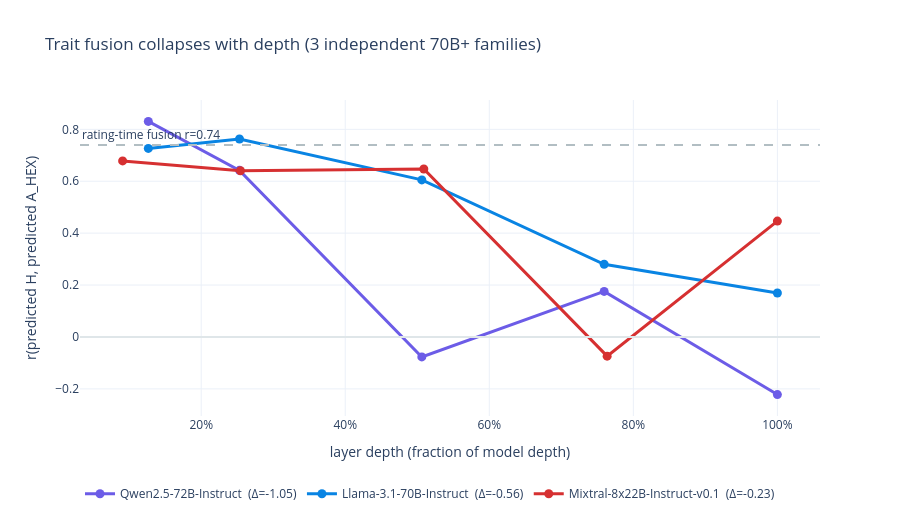

The notebook cell this image was saved under:
### Markdown cell above
## 1. The money shot: trait fusion vs layer depth

For each frontier (70B+) rater we plot the correlation between the probe's predicted H and predicted
A_HEX, `r(pred-H, pred-A_HEX)`, at each probed layer (normalized to depth fraction). The dashed line
is the **rating-time** fusion (~0.74), what the model outputs when you just ask it. If the model
were *measuring*, the trait subspace would stay separable through depth. Instead the correlation
starts high in early layers and **collapses (even flips negative) in the deep layers**: the deep
layers re-fusion H and A_HEX, the cache's representational fingerprint.

### Code cell
frontier = ['Qwen/Qwen2.5-72B-Instruct','meta-llama/Llama-3.1-70B-Instruct',
            'mistralai/Mixtral-8x22B-Instruct-v0.1']
fig = go.Figure()
for a in DATA['advanced']:
    if a['hf_id'] not in frontier: continue
    layers = [p['layer'] for p in a['per_layer']]
    maxL = max(layers) or 1
    xs = [l/maxL for l in layers]
    ys = [p['r_HA'] for p in a['per_layer']]
    d0, d1 = ys[0], ys[-1]
    fig.add_trace(go.Scatter(
        x=xs, y=ys, mode='lines+markers', name=f"{a['name']}  (Δ={d1-d0:+.2f})",
        line=dict(color=FAMILY_COLORS.get(a['family'],'#555'), width=3), marker=dict(size=9),
        customdata=layers,
        hovertemplate='%{fullData.name}<br>layer %{customdata} (depth %{x:.0%})<br>r(H,A_HEX)=%{y:+.3f}<extra></extra>'))
rt = DATA['substrate']['rating_time_r_HA']
fig.add_hline(y=rt, line_dash='dash', line_color='#b2bec3',
              annotation_text=f'rating-time fusion r={rt:.2f}', annotation_position='top left')
fig.add_hline(y=0, line_color='#dfe6e9')
fig.update_layout(template=TEMPLATE, height=520,
    title='Trait fusion collapses with depth (3 independent 70B+ families)',
    xaxis_title='layer depth (fraction of model depth)', yaxis_title='r(predicted H, predicted A_HEX)',
    legend=dict(orientation='h', y=-0.2), xaxis=dict(tickformat='.0%'))
fig.show()

### Figure 1 — Plotly figure (JSON) as saved in the notebook; plotly's stock layout.template omitted (floating-point values rounded to 4 significant figures)
{"data": [{"customdata": [10, 20, 40, 60, 79], "hovertemplate": "%{fullData.name}<br>layer %{customdata} (depth %{x:.0%})<br>r(H,A_HEX)=%{y:+.3f}<extra></extra>", "line": {"color": "#6C5CE7", "width": 3}, "marker": {"size": 9}, "mode": "lines+markers", "name": "Qwen2.5-72B-Instruct  (Δ=-1.05)", "type": "scatter", "x": [0.1266, 0.2532, 0.5063, 0.7595, 1.0], "y": [0.8304, 0.6419, -0.0769, 0.1755, -0.2219]}, {"customdata": [10, 20, 40, 60, 79], "hovertemplate": "%{fullData.name}<br>layer %{customdata} (depth %{x:.0%})<br>r(H,A_HEX)=%{y:+.3f}<extra></extra>", "line": {"color": "#0984E3", "width": 3}, "marker": {"size": 9}, "mode": "lines+markers", "name": "Llama-3.1-70B-Instruct  (Δ=-0.56)", "type": "scatter", "x": [0.1266, 0.2532, 0.5063, 0.7595, 1.0], "y": [0.7264, 0.7626, 0.6052, 0.2802, 0.1695]}, {"customdata": [5, 14, 28, 42, 55], "hovertemplate": "%{fullData.name}<br>layer %{customdata} (depth %{x:.0%})<br>r(H,A_HEX)=%{y:+.3f}<extra></extra>", "line": {"color": "#D63031", "width": 3}, "marker": {"size": 9}, "mode": "lines+markers", "name": "Mixtral-8x22B-Instruct-v0.1  (Δ=-0.23)", "type": "scatter", "x": [0.09091, 0.2545, 0.5091, 0.7636, 1.0], "y": [0.6782, 0.6402, 0.6472, -0.0738, 0.4465]}], "layout": {"annotations": [{"showarrow": false, "text": "rating-time fusion r=0.74", "x": 0, "xanchor": "left", "xref": "x domain", "y": 0.7392, "yanchor": "bottom", "yref": "y"}], "height": 520, "legend": {"orientation": "h", "y": -0.2}, "shapes": [{"line": {"color": "#b2bec3", "dash": "dash"}, "type": "line", "x0": 0, "x1": 1, "xref": "x domain", "y0": 0.7392, "y1": 0.7392, "yref": "y"}, {"line": {"color": "#dfe6e9"}, "type": "line", "x0": 0, "x1": 1, "xref": "x domain", "y0": 0, "y1": 0, "yref": "y"}], "title": {"text": "Trait fusion collapses with depth (3 independent 70B+ families)"}, "xaxis": {"tickformat": ".0%", "title": {"text": "layer depth (fraction of model depth)"}}, "yaxis": {"title": {"text": "r(predicted H, predicted A_HEX)"}}}}
